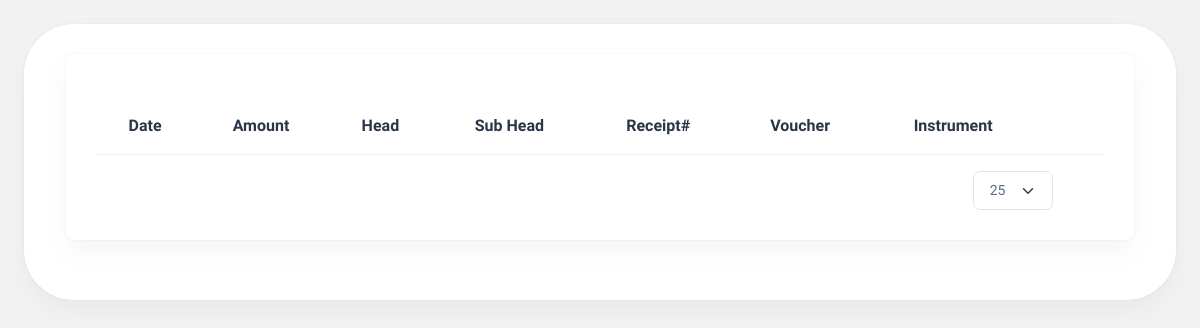
The page /summarytable (signed in) on the database as committed earlier.
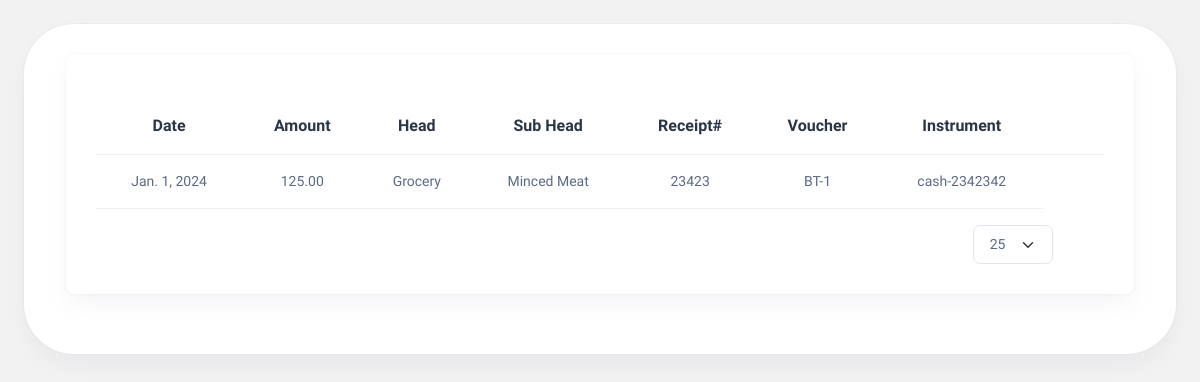
The same page on the database as committed later.
### Accountapp/models.py (models this page shows, shortened)
class AccountingEntry(models.Model):
    date = models.DateField(auto_now_add=True)
    amount = models.DecimalField(max_digits=20, decimal_places=2)
    head = models.ForeignKey(Head, on_delete=models.CASCADE)
    sub_head = models.ForeignKey(Shead, on_delete=models.CASCADE)
    description = models.TextField()
    receipt_number = models.CharField(max_length=20)
    charge_by = models.ForeignKey(
        charge, on_delete=models.CASCADE, null=True, blank=True
    )
    voucher = models.CharField(max_length=50, null=True, blank=True, unique=True)
    paid_by = models.ForeignKey(paid, on_delete=models.CASCADE, null=True, blank=True)
    claim_by = models.ForeignKey(claim, on_delete=models.CASCADE, null=True, blank=True)
    instrument = models.CharField(
        max_length=10,
        null=True,
        blank=True,
        choices=[("cash", "Cash"), ("cheque", "Cheque"), ("online", "Online Transfer"),("card","Card")],
    )
    cash_number = models.CharField(max_length=20, default=0, null=True, blank=True)
    cheque_number = models.CharField(max_length=20, default=0, null=True, blank=True)
    online_number = models.CharField(max_length=20, default=0, null=True, blank=True)
    card_number = models.CharField(max_length=4, default=0, null=True, blank=True)
    vendors = models.ForeignKey(Vendor, null=True, blank=True, on_delete=models.CASCADE)
    attachments = models.FileField(upload_to="attachments/", null=True, blank=True)
    comments = models.TextField()

class Head(models.Model):
    name = models.CharField(max_length=50)

class Shead(models.Model):
    head = models.ForeignKey(Head, on_delete=models.CASCADE)
    name = models.CharField(max_length=50)
    class Meta:
        verbose_name = "Sub Head"
        verbose_name_plural = "Sub Heads"
    def __str__(self):
        return self.name

### Accountapp/views.py (the view)
# urls.py: path("summarytable", views.tsummary, name="summarytable"),
@login_required(login_url="signin")
def tsummary(request):
    today = date.today()
    todayentry = AccountingEntry.objects.filter(date=today)
    return render(request, "summarytable.html", locals())

### Accountapp/templates/summarytable.html (shortened to what this page needs)
<!DOCTYPE html>
<html lang="en">
  <head>
    {% load static %}
    <link rel="stylesheet" href="https://code.jquery.com/ui/1.12.1/themes/base/jquery-ui.css" />
    <link rel="stylesheet" href="{% static 'css/styles.min.css' %}" />
    <link rel="stylesheet" href="{% static 'css/custom.css' %}" />
  </head>
  <body>
    <div class="page-wrapper" id="main-wrapper" data-layout="horizontal" data-navbarbg="skin6" data-header-position="fixed">
      <div class="body-wrapper">
        <div class="container-fluid">
          <div class="card my-navbar">
            <div class="card-body d-flex justify-content-between">
        <div class="container-fluid">
          <div class="card">
            <div class="card-body pt-2">
              <div class="table-responsive">
                <div class="d-flex justify-content-end align-items-center">
                  <a href="{% url 'home' %}" class="text-primary" style="font-size: 1.5rem;"><i class="ti ti-square-plus"></i></a>
                </div>
                <table id="accounting-table" class="table text-nowrap mb-0 align-middle">
                  <thead class="text-dark fs-4 text-center">
                    <tr>
                      <th>Date</th>
                      <th>Amount</th>
                      <th>Head</th>
                      <th>Sub Head</th>
                      <th>Receipt#</th>
                      <th>Voucher</th>
                      <th>Instrument</th>
                      <th>
                        <div class="d-flex justify-content-center">
                          <div>
                            <a class="nav-icon-hover text-primary" href="javascript:void(0)" id="drop3" data-bs-toggle="dropdown" aria-expanded="false"><strong><i class="ti ti-dots-vertical" style="font-size: 1rem;"></i></strong></a>
                          </div>
                        </div>
                      </th>
                    </tr>
                  </thead>
                  <tbody>
                    {% for entry in todayentry|slice:'-10:' %}
                      <tr class="text-center">
                        <td>{{ entry.date }}</td>
                        <td>{{ entry.amount }}</td>
                        <td>{{ entry.head.name }}</td>
                        <td>{{ entry.sub_head }}</td>
                        <td>{{ entry.receipt_number }}</td>
                        <td>{{ entry.voucher }}</td>
                        {% if entry.instrument == 'cash' or entry.instrument == 'Cash' %}
                          <td>{{ entry.instrument }}-{{ entry.cash_number }}</td>
                        {% elif entry.instrument == 'Cheque' or entry.instrument == 'cheque' %}
                          <td>{{ entry.instrument }}-{{ entry.cheque_number }}</td>
                        {% else %}
                          <td>{{ entry.instrument }}-{{ entry.online_number }}</td>
                        {% endif %}
                      </tr>
                    {% endfor %}
                  </tbody>
                </table>
              </div>
              <div class="d-flex align-items-center justify-content-end">
                <div class="text-center mt-3 me-2">
                  <select id="recordsPerPage" class="form-select" onchange="updateTableRows()">
                    <option value="50" selected>25</option>
                  </select>
                </div>
                <div class="text-center mt-3">
                  <button onclick="loadPreviousRows()" id="loadPreviousButton" class="btn btn-primary text-primary mr-2" style="background-color: transparent; border: none; padding: 0;"><i class="ti ti-square-arrow-left toggle-buttons"></i></button>
                  <button onclick="loadNextRows()" id="loadNextButton" class="btn btn-primary text-primary" style="background-color: transparent; border: none; padding: 0;"><i class="ti ti-square-arrow-right toggle-buttons"></i></button>
                </div>
              </div>
            </div>
          </div>
        </div>
      </div>
    </div>
  </body>
</html>

Rows that differ between the two databases and show on the page:
added AccountingEntry: date "Jan. 1, 2024", amount "125.00", head.name "Grocery", sub_head "Minced Meat", receipt_number "23423", voucher "BT-1", instrument "cash", cash_number "2342342"
